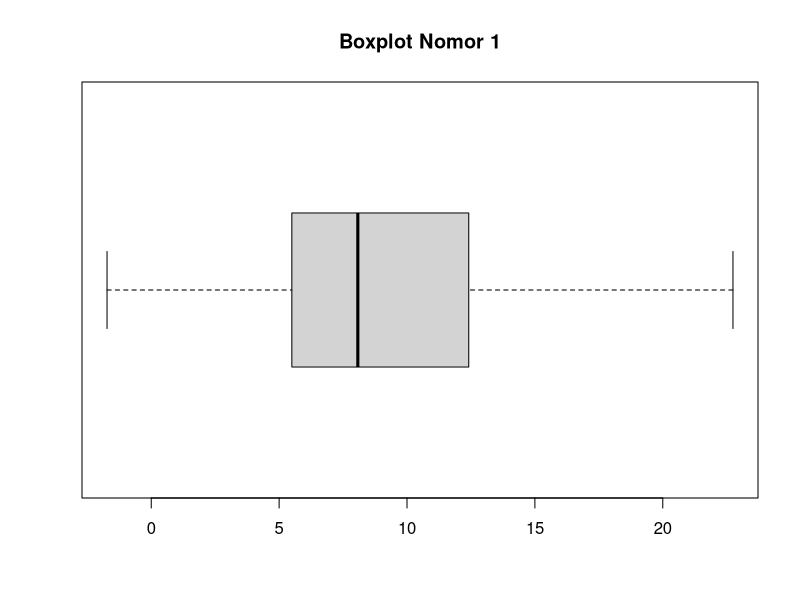
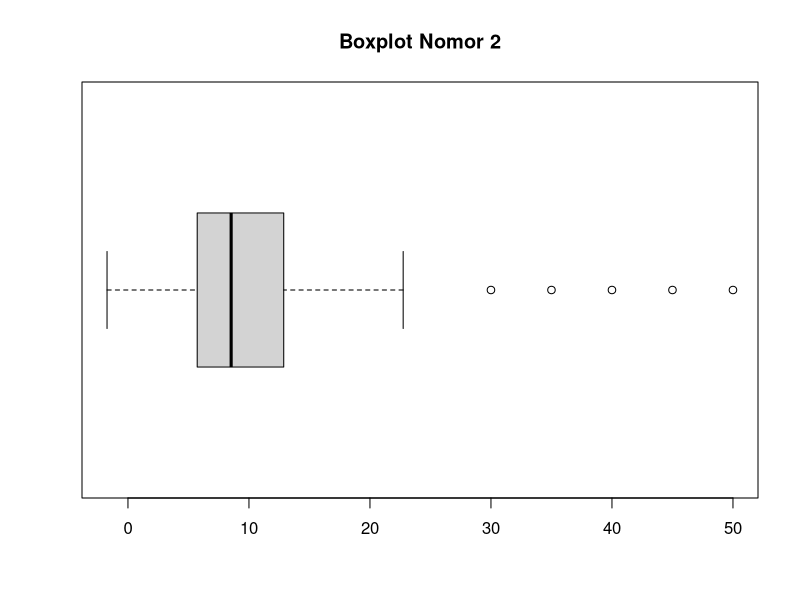
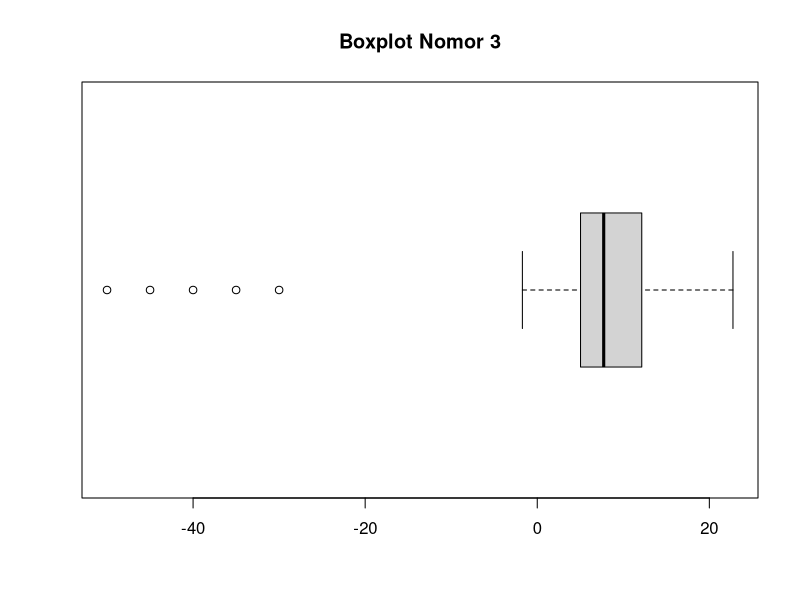
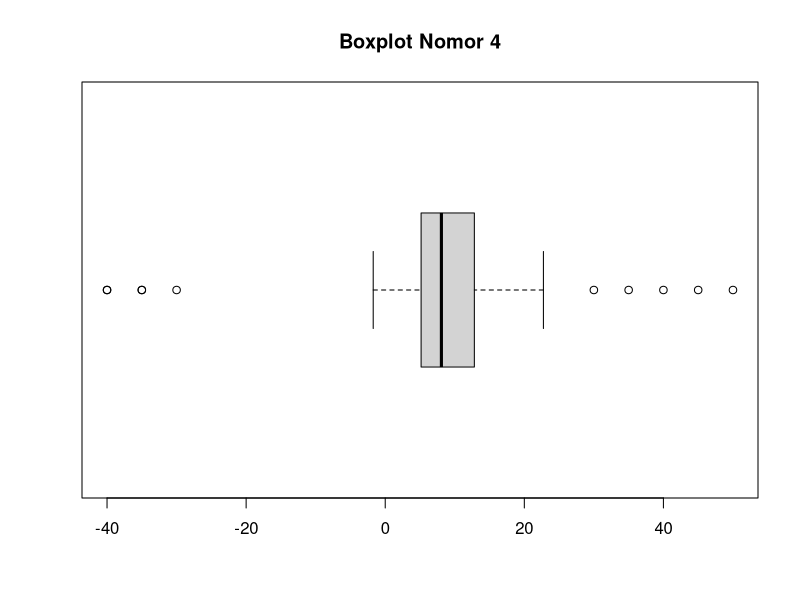
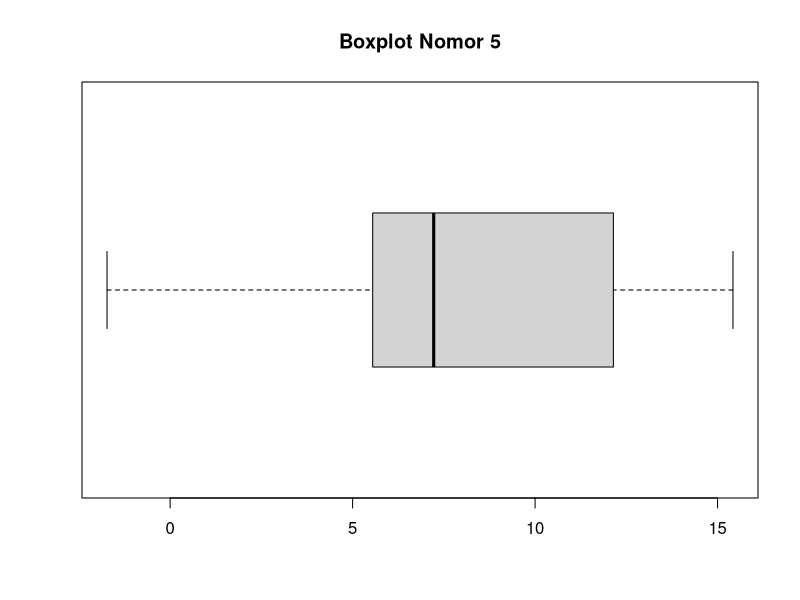

Recreate these plots in R, in order. (Note: this script raises an error after producing the figures.)
## ---- chunk 1
knitr::opts_chunk$set(echo = TRUE)
## ---- chunk 2
set.seed(1234)
data_100_1 <- rnorm(100,mean=10,sd=5)
data_100_1
## ---- chunk 3
boxplot(data_100_1,horizontal = TRUE,
        main="Boxplot Nomor 1")
## ---- chunk 4
summary(data_100_1)
## ---- chunk 5
set.seed(1234)
data_100_2 <- c(data_100_1,30,35,40,45,50)
data_100_2
## ---- chunk 6
boxplot(data_100_2,horizontal=TRUE,
        main="Boxplot Nomor 2")
## ---- chunk 7
summary(data_100_2)
## ---- chunk 8
set.seed(1234)
data_100_3 <- c(data_100_1,-30,-35,-40,-45,-50)
data_100_3
## ---- chunk 9
boxplot(data_100_3,
        horizontal = TRUE,
        main="Boxplot Nomor 3")
## ---- chunk 10
summary(data_100_3)
## ---- chunk 11
data_100_4 <- c(-40,-35,-30,-35,-40,data_100_1,30,35,40,45,50)
data_100_4
## ---- chunk 12
boxplot(data_100_4,main="Boxplot Nomor 4",horizontal = TRUE)
## ---- chunk 13
summary(data_100_4)
## ---- chunk 14
set.seed(1234)
data_10_5 <- rnorm(10,mean=10,sd=5)
data_10_5
## ---- chunk 15
boxplot(data_10_5,main="Boxplot Nomor 5",horizontal = TRUE)
## ---- chunk 16
summary(data_100_5)
## ---- chunk 17
data_10_6 <- c(data_10_5,30,35)
data_10_6
## ---- chunk 18
boxplot(data_10_6,main="Boxplot Nomor 6",horizontal=TRUE)
## ---- chunk 19
summary(data_10_6)
## ---- chunk 20
data_10_7 <- c(-30,-35,data_10_5)
data_10_7
## ---- chunk 21
boxplot(data_10_7,horizontal = TRUE,main="Boxplot Nomor 7")
## ---- chunk 22
summary(data_10_7)
## ---- chunk 23
data_10_8 <- c(-30,-35,data_10_5,30,35)
data_10_8
## ---- chunk 24
boxplot(data_10_8)
## ---- chunk 25
summary(data_10_8)
## ---- chunk 26
library(openxlsx)
panjangkolom_100 <- c(length(data_100_1),length(data_100_2),
                      length(data_100_3),length(data_100_4))
data_100_li <- list( data_100_1 = data_100_1,data_100_2 = data_100_2,
                  data_100_3 = data_100_3,data_100_4 = data_100_4)

max_panjangkolom_100 <- max(panjangkolom_100)

for(i in names(data_100_li)){
  if(length(data_100_li[[i]]) < max_panjangkolom_100){
    data_100_li[[i]] <- c(data_100_li[[i]] , 
                          rep(NA,max_panjangkolom_100 - length(data_100_li[[i]])))
  }
}

data_100 <- data.frame(data_100_li)
data_100
## ---- chunk 27
library(openxlsx)
panjangkolom_10 <- c(length(data_10_5),length(data_10_6),
                      length(data_10_7),length(data_10_8))
data_10_li <- list(data_10_5 = data_10_5,data_10_6 = data_10_6,
                  data_10_7 = data_10_7,data_10_8 = data_10_8)

max_panjangkolom_10 <- max(panjangkolom_10)

for(i in names(data_10_li)){
  if(length(data_10_li[[i]]) < max_panjangkolom_10){
    data_10_li[[i]] <- c(data_10_li[[i]] ,
                         rep(NA,max_panjangkolom_10 - length(data_10_li[[i]])))
  }
}

data_10 <- data.frame(data_10_li)
data_10
## ---- chunk 28
dataset_names <- list('Data_banyaknya_100' = data_100, 'Data_banyaknya_10' = data_10)
write.xlsx(dataset_names, file = 'G64190069_Rizal Mujahiddan.xlsx')
